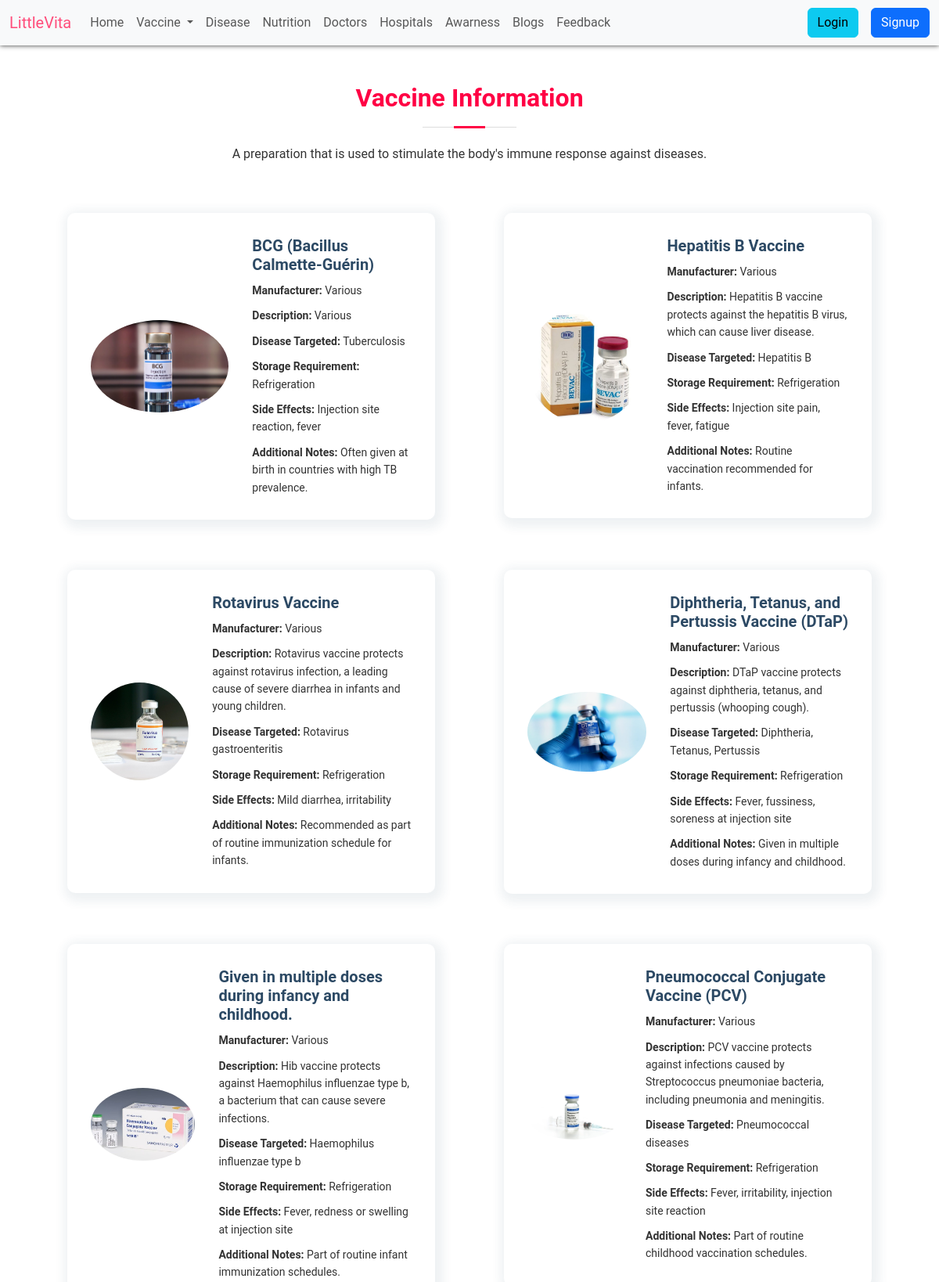
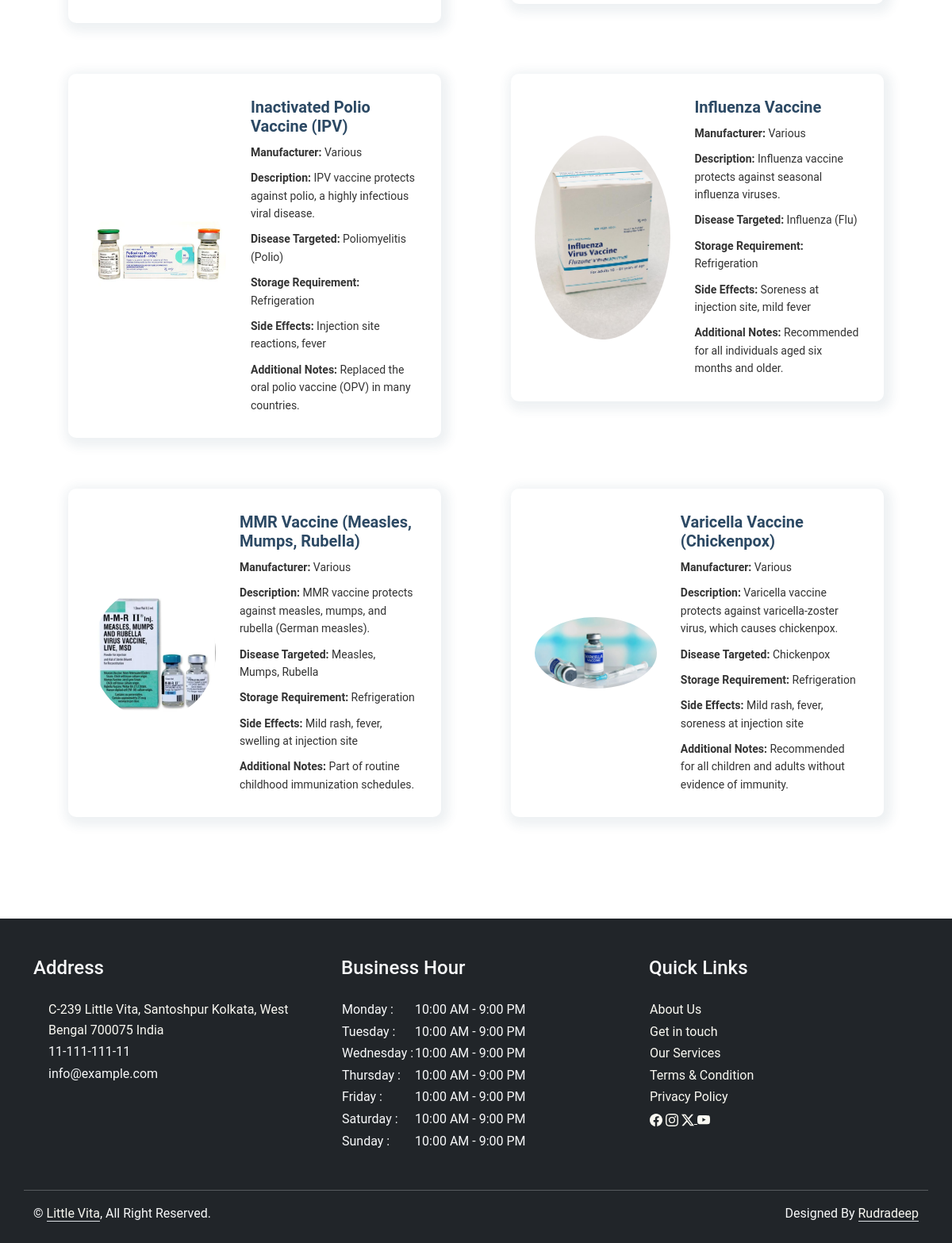
The app's page /vaccine/ with its own data (2 pictures, top to bottom).
### Base/models.py (models this page shows, shortened)
class Vaccine(models.Model):
    vaccine_id = models.AutoField(primary_key=True)
    vaccine_name = models.CharField(max_length=100)
    manufacturer = models.CharField(max_length=100, null=True, blank=True)
    description = models.TextField()
    disease_targeted = models.CharField(max_length=100)
    dosage = models.CharField(max_length=50, null=True, blank=True)
    storage_requirements = models.CharField(max_length=100)
    efficacy = models.CharField(max_length=100, null=True, blank=True)
    side_effects = models.TextField(null=True, blank=True)
    approval_status = models.CharField(max_length=50)
    date_of_approval = models.DateField(null=True, blank=True)
    distribution_status = models.CharField(max_length=50)
    country_region_approval = models.CharField(max_length=100)
    cost = models.DecimalField(max_digits=10, decimal_places=2, null=True, blank=True)
    additional_notes = models.TextField(null=True, blank=True)
    image = models.ImageField(upload_to='vaccin_images/', null=True, blank=True)
    child = models.ManyToManyField('Child', through='VaccineStatus', related_name='vaccines')

### Base/views.py (the view)
# urls.py: path('vaccine/', views.vaccine, name='vaccine'),
def vaccine(request):
    context={}
    context['activeVaccine']='activate'
    vaccines= Vaccine.objects.all()
    context = {'vaccines':vaccines}
    return render(request, 'Base/vaccine.html', context)

### Base/templates/Base/vaccine.html (shortened to what this page needs)
{% extends "Base/base.html" %}
{% load static %}
{% block css %}
    <link rel="stylesheet" href={% static "Base/css/vaccine.css" %}>
{% endblock css %}
{% block body %}
    <div class="container">
  <section id="doctors" class="custom-doctors">
    <div class="container">
      <div class="custom-section-title">
        <h2 class="pt-5">Vaccine Information</h2>
        <p>A preparation that is used to stimulate the body's immune response against diseases.</p>
      </div>
      <div class="row">
        {% for vaccine in vaccines %}
        <div class="col-lg-6">
          <div class="custom-member d-flex align-items-center">
            <div class="custom-pic"><img src={{vaccine.image.url}} class="img-fluid" alt=""></div>
            <div class="custom-member-info">
              <h4>{{vaccine.vaccine_name}}</h4>
              <p><b>Manufacturer:</b> {{vaccine.manufacturer}}</p>
              <p><b>Description:</b> {{vaccine.description}}</p>
              <p><b>Disease Targeted:</b> {{vaccine.disease_targeted}}</p>
              <p><b>Storage Requirement:</b> {{vaccine.storage_requirements}}</p>
              <p><b>Side Effects:</b> {{vaccine.side_effects}}</p>
              <p><b>Additional Notes:</b> {{vaccine.additional_notes}}</p>
            </div>
          </div>
        </div>
        {% endfor %}
      </div>
    </div>
  </section>
            </div>
    {% include "Base/footer.html" %}
{% endblock body %}

### Base/static/Base/css/style.css (style rules this page uses)
body { font-family: 'Roboto', sans-serif; font-size: 16px; line-height: 1.6; margin: 0; padding: 0; color: #333; }

### Base/static/Base/css/vaccine.css (style rules this page uses)
.custom-section-title { text-align: center; padding-bottom: 30px; }
.custom-section-title h2 { font-size: 32px; font-weight: bold; margin-bottom: 20px; padding-bottom: 20px; position: relative; color: #FF0044; }
.custom-section-title h2::before { content: ''; position: absolute; display: block; width: 120px; height: 1px; background: #ddd; bottom: 1px; left: calc(50% - 60px); }
.custom-section-title h2::after { content: ''; position: absolute; display: block; width: 40px; height: 3px; background: #FF0044; bottom: 0; left: calc(50% - 20px); }
.custom-section-title p { margin-bottom: 0; }
.custom-doctors { background: #fff; }
.custom-doctors .custom-member { position: relative; box-shadow: 3px 4px 13px 7px rgba(44, 73, 100, 0.08); padding: 30px; margin: 2rem; border-radius: 10px; }
.custom-doctors .custom-member .custom-pic { overflow: hidden; width: 400px; border-radius: 50%; }
.custom-doctors .custom-member .custom-pic img { transition: ease-in-out 0.3s; }
.custom-doctors .custom-member .custom-member-info { padding-left: 30px; }
.custom-doctors .custom-member h4 { font-weight: 700; margin-bottom: 5px; font-size: 20px; color: #2c4964; }
.custom-doctors .custom-member p { margin: 10px 0 0 0; font-size: 14px; }

### records on screen
Vaccine: image (picture), vaccine_name "BCG (Bacillus Calmette-Guérin)", manufacturer "Various", description "Various", disease_targeted "Tuberculosis", storage_requirements "Refrigeration", side_effects "Injection site reaction, fever", additional_notes "Often given at birth in countries with high TB prevalence."
Vaccine: image (picture), vaccine_name "Hepatitis B Vaccine", manufacturer "Various", description "Hepatitis B vaccine protects against the hepatitis B virus, which can cause liver disease.", disease_targeted "Hepatitis B", storage_requirements "Refrigeration", side_effects "Injection site pain, fever, fatigue", additional_notes "Routine vaccination recommended for infants."
Vaccine: image (picture), vaccine_name "Rotavirus Vaccine", manufacturer "Various", description "Rotavirus vaccine protects against rotavirus infection, a leading cause of severe diarrhea in infants and young children.", disease_targeted "Rotavirus gastroenteritis", storage_requirements "Refrigeration", side_effects "Mild diarrhea, irritability", additional_notes "Recommended as part of routine immunization schedule for infants."
Vaccine: image (picture), vaccine_name "Diphtheria, Tetanus, and Pertussis Vaccine (DTaP)", manufacturer "Various", description "DTaP vaccine protects against diphtheria, tetanus, and pertussis (whooping cough).", disease_targeted "Diphtheria, Tetanus, Pertussis", storage_requirements "Refrigeration", side_effects "Fever, fussiness, soreness at injection site", additional_notes "Given in multiple doses during infancy and childhood."
Vaccine: image (picture), vaccine_name "Given in multiple doses during infancy and childhood.", manufacturer "Various", description "Hib vaccine protects against Haemophilus influenzae type b, a bacterium that can cause severe infections.", disease_targeted "Haemophilus influenzae type b", storage_requirements "Refrigeration", side_effects "Fever, redness or swelling at injection site", additional_notes "Part of routine infant immunization schedules."
Vaccine: image (picture), vaccine_name "Pneumococcal Conjugate Vaccine (PCV)", manufacturer "Various", description "PCV vaccine protects against infections caused by Streptococcus pneumoniae bacteria, including pneumonia and meningitis.", disease_targeted "Pneumococcal diseases", storage_requirements "Refrigeration", side_effects "Fever, irritability, injection site reaction", additional_notes "Part of routine childhood vaccination schedules."
Vaccine: image (picture), vaccine_name "Inactivated Polio Vaccine (IPV)", manufacturer "Various", description "IPV vaccine protects against polio, a highly infectious viral disease.", disease_targeted "Poliomyelitis (Polio)", storage_requirements "Refrigeration", side_effects "Injection site reactions, fever", additional_notes "Replaced the oral polio vaccine (OPV) in many countries."
Vaccine: image (picture), vaccine_name "Influenza Vaccine", manufacturer "Various", description "Influenza vaccine protects against seasonal influenza viruses.", disease_targeted "Influenza (Flu)", storage_requirements "Refrigeration", side_effects "Soreness at injection site, mild fever", additional_notes "Recommended for all individuals aged six months and older."
Vaccine: image (picture), vaccine_name "MMR Vaccine (Measles, Mumps, Rubella)", manufacturer "Various", description "MMR vaccine protects against measles, mumps, and rubella (German measles).", disease_targeted "Measles, Mumps, Rubella", storage_requirements "Refrigeration", side_effects "Mild rash, fever, swelling at injection site", additional_notes "Part of routine childhood immunization schedules."
Vaccine: image (picture), vaccine_name "Varicella Vaccine (Chickenpox)", manufacturer "Various", description "Varicella vaccine protects against varicella-zoster virus, which causes chickenpox.", disease_targeted "Chickenpox", storage_requirements "Refrigeration", side_effects "Mild rash, fever, soreness at injection site", additional_notes "Recommended for all children and adults without evidence of immunity."
